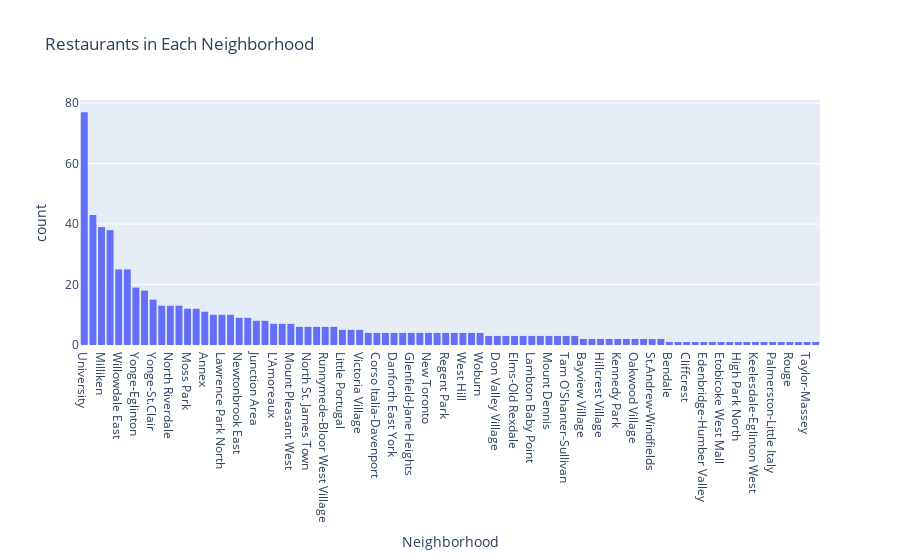

Write notebook code for a chart like this one.
### Code cell
px.histogram(data_frame=venues,x='Neighborhood',height=1500,title='Restaurants in Each Neighborhood').update_xaxes(categoryorder= 'total descending')

### Figure 1 — Plotly figure (JSON) as saved in the notebook; plotly's stock layout.template omitted (floating-point values rounded to 4 significant figures; data arrays with more than 128 entries replaced by an {"elided": "..."} marker saying what was removed)
{"data": [{"alignmentgroup": "True", "bingroup": "x", "hovertemplate": "Neighborhood=%{x}<br>count=%{y}<extra></extra>", "legendgroup": "", "marker": {"color": "#636efa"}, "name": "", "offsetgroup": "", "orientation": "v", "showlegend": false, "type": "histogram", "x": {"elided": "630 str values"}, "xaxis": "x", "yaxis": "y"}], "layout": {"autosize": true, "barmode": "relative", "legend": {"tracegroupgap": 0}, "title": {"text": "Restaurants in Each Neighborhood"}, "xaxis": {"anchor": "y", "autorange": true, "categoryorder": "total descending", "domain": [0, 1], "range": [-0.5, 85.5], "title": {"text": "Neighborhood"}, "type": "category"}, "yaxis": {"anchor": "x", "autorange": true, "domain": [0, 1], "range": [0, 81.05], "title": {"text": "count"}}}}
